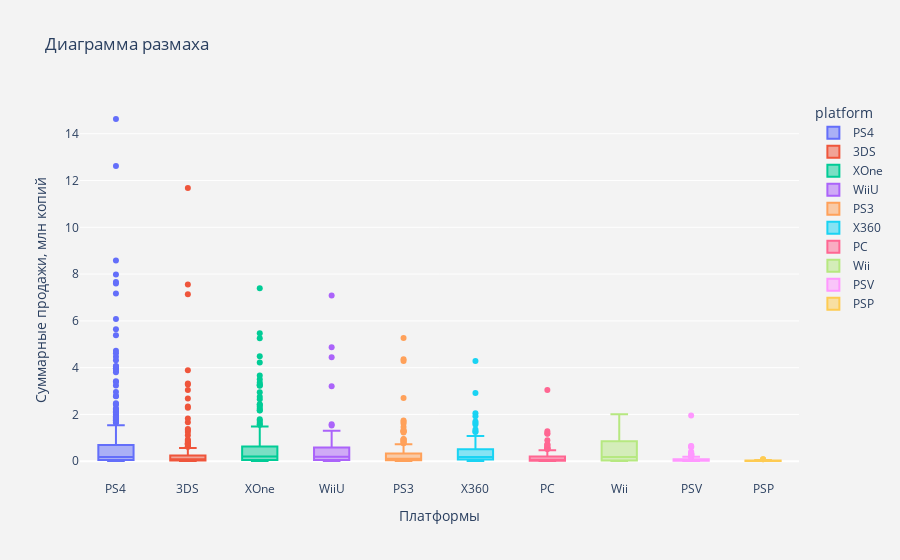

The notebook cell saved with this chart:
### Markdown cell above
Диаграммы размаха по двум наиболее популярным плтаформам демонстрируют примерно одинаковую описательную статистику: квартили, медиану (0.18 и 0.2) и предельные значения (1.54 и 1.49), т.е. в среднем продажи на платформах одинаковые. 

3DS и PC демонстрируют показатели ниже: 
   - медиана 0.09 и 0.06 (в 2-3 раза ниже);
   - верхняя граница в 0.57 и 0.47 (в 3 раза ниже). 

Вероятно это связанно с тем, что данная платформа 3DS популярна именно в конкретном регионе (данное предположение рассмотрим ниже при составлении портрета пользователя), а PC - всегда отстается на стабильном уровне.

Также можно отметить большое количество выбросов по каждой платформе. Они демонстрируют, на какой платформе больше наиболее продаваемых игр. Именно поэтому у PS4 рекордные продажи.

Рассмотрим продажи на других платформах.

### Code cell
# Построим диаграммы размаха по глобальным продажам игр в разбивке по платформам
fig = px.box(data_games, x='platform', y='total_sales', title='Диаграмма размаха', color='platform')

fig.update_layout(xaxis_title='Платформы',
                  yaxis_title='Суммарные продажи, млн копий',
                  paper_bgcolor='rgb(243, 243, 243)',
                  plot_bgcolor='rgb(243, 243, 243)'
                 )

fig.show()

### Figure 1 — Plotly figure (JSON) as saved in the notebook; plotly's stock layout.template omitted (floating-point values rounded to 4 significant figures; data arrays with more than 128 entries replaced by an {"elided": "..."} marker saying what was removed)
{"data": [{"alignmentgroup": "True", "hovertemplate": "platform=%{x}<br>total_sales=%{y}<extra></extra>", "legendgroup": "PS4", "marker": {"color": "#636efa"}, "name": "PS4", "notched": false, "offsetgroup": "PS4", "orientation": "v", "showlegend": true, "type": "box", "x": {"elided": "376 str values"}, "x0": " ", "xaxis": "x", "y": {"elided": "376 float values"}, "y0": " ", "yaxis": "y"}, {"alignmentgroup": "True", "hovertemplate": "platform=%{x}<br>total_sales=%{y}<extra></extra>", "legendgroup": "3DS", "marker": {"color": "#EF553B"}, "name": "3DS", "notched": false, "offsetgroup": "3DS", "orientation": "v", "showlegend": true, "type": "box", "x": {"elided": "212 str values"}, "x0": " ", "xaxis": "x", "y": {"elided": "212 float values"}, "y0": " ", "yaxis": "y"}, {"alignmentgroup": "True", "hovertemplate": "platform=%{x}<br>total_sales=%{y}<extra></extra>", "legendgroup": "XOne", "marker": {"color": "#00cc96"}, "name": "XOne", "notched": false, "offsetgroup": "XOne", "orientation": "v", "showlegend": true, "type": "box", "x": {"elided": "228 str values"}, "x0": " ", "xaxis": "x", "y": {"elided": "228 float values"}, "y0": " ", "yaxis": "y"}, {"alignmentgroup": "True", "hovertemplate": "platform=%{x}<br>total_sales=%{y}<extra></extra>", "legendgroup": "WiiU", "marker": {"color": "#ab63fa"}, "name": "WiiU", "notched": false, "offsetgroup": "WiiU", "orientation": "v", "showlegend": true, "type": "box", "x": ["WiiU", "WiiU", "WiiU", "WiiU", "WiiU", "WiiU", "WiiU", "WiiU", "WiiU", "WiiU", "WiiU", "WiiU", "WiiU", "WiiU", "WiiU", "WiiU", "WiiU", "WiiU", "WiiU", "WiiU", "WiiU", "WiiU", "WiiU", "WiiU", "WiiU", "WiiU", "WiiU", "WiiU", "WiiU", "WiiU", "WiiU", "WiiU", "WiiU", "WiiU", "WiiU", "WiiU", "WiiU", "WiiU", "WiiU", "WiiU", "WiiU", "WiiU", "WiiU", "WiiU", "WiiU", "WiiU", "WiiU", "WiiU", "WiiU", "WiiU", "WiiU", "WiiU", "WiiU", "WiiU", "WiiU", "WiiU", "WiiU", "WiiU", "WiiU", "WiiU", "WiiU", "WiiU", "WiiU", "WiiU", "WiiU", "WiiU", "WiiU", "WiiU", "WiiU", "WiiU", "WiiU", "WiiU", "WiiU"], "x0": " ", "xaxis": "x", "y": [7.09, 4.87, 4.44, 3.21, 1.58, 1.53, 1.3, 1.23, 1.19, 1.03, 1.01, 0.84, 0.76, 0.73, 0.7, 0.67, 0.65, 0.64, 0.57, 0.53, 0.52, 0.51, 0.48, 0.46, 0.46, 0.44, 0.42, 0.42, 0.38, 0.37, 0.34, 0.31, 0.27, 0.25, 0.24, 0.22, 0.19, 0.19, 0.15, 0.13, 0.12, 0.11, 0.11, 0.1, 0.09, 0.1, 0.09, 0.09, 0.08, 0.07, 0.06, 0.06, 0.06, 0.07, 0.05, 0.05, 0.05, 0.03, 0.03, 0.03, 0.03, 0.03, 0.02, 0.02, 0.02, 0.02, 0.01, 0.01, 0.01, 0.01, 0.01, 0.01, 0.01], "y0": " ", "yaxis": "y"}, {"alignmentgroup": "True", "hovertemplate": "platform=%{x}<br>total_sales=%{y}<extra></extra>", "legendgroup": "PS3", "marker": {"color": "#FFA15A"}, "name": "PS3", "notched": false, "offsetgroup": "PS3", "orientation": "v", "showlegend": true, "type": "box", "x": {"elided": "219 str values"}, "x0": " ", "xaxis": "x", "y": {"elided": "219 float values"}, "y0": " ", "yaxis": "y"}, {"alignmentgroup": "True", "hovertemplate": "platform=%{x}<br>total_sales=%{y}<extra></extra>", "legendgroup": "X360", "marker": {"color": "#19d3f3"}, "name": "X360", "notched": false, "offsetgroup": "X360", "orientation": "v", "showlegend": true, "type": "box", "x": ["X360", "X360", "X360", "X360", "X360", "X360", "X360", "X360", "X360", "X360", "X360", "X360", "X360", "X360", "X360", "X360", "X360", "X360", "X360", "X360", "X360", "X360", "X360", "X360", "X360", "X360", "X360", "X360", "X360", "X360", "X360", "X360", "X360", "X360", "X360", "X360", "X360", "X360", "X360", "X360", "X360", "X360", "X360", "X360", "X360", "X360", "X360", "X360", "X360", "X360", "X360", "X360", "X360", "X360", "X360", "X360", "X360", "X360", "X360", "X360", "X360", "X360", "X360", "X360", "X360", "X360", "X360", "X360", "X360", "X360", "X360", "X360", "X360", "X360", "X360", "X360", "X360", "X360", "X360", "X360", "X360", "X360", "X360", "X360", "X360", "X360", "X360", "X360", "X360", "X360", "X360", "X360", "X360", "X360", "X360", "X360", "X360", "X360", "X360", "X360", "X360", "X360", "X360", "X360", "X360", "X360", "X360", "X360", "X360", "X360", "X360"], "x0": " ", "xaxis": "x", "y": [4.28, 2.92, 2.05, 1.92, 1.7, 1.63, 1.57, 1.36, 1.27, 1.25, 1.08, 1.07, 1.01, 0.97, 0.94, 0.93, 0.9, 0.89, 0.89, 0.89, 0.87, 0.78, 0.74, 0.73, 0.64, 0.61, 0.53, 0.53, 0.48, 0.46, 0.45, 0.45, 0.45, 0.43, 0.43, 0.42, 0.39, 0.38, 0.38, 0.36, 0.35, 0.31, 0.32, 0.32, 0.31, 0.29, 0.27, 0.27, 0.23, 0.23, 0.23, 0.23, 0.22, 0.22, 0.2, 0.18, 0.18, 0.16, 0.17, 0.17, 0.16, 0.14, 0.14, 0.12, 0.12, 0.1, 0.1, 0.1, 0.1, 0.1, 0.09, 0.1, 0.09, 0.09, 0.08, 0.08, 0.08, 0.08, 0.09, 0.08, 0.07, 0.07, 0.08, 0.06, 0.07, 0.06, 0.07, 0.06, 0.07, 0.05, 0.05, 0.05, 0.05, 0.04, 0.04, 0.04, 0.04, 0.04, 0.03, 0.03, 0.03, 0.02, 0.03, 0.02, 0.02, 0.02, 0.02, 0.02, 0.02, 0.01, 0.01], "y0": " ", "yaxis": "y"}, {"alignmentgroup": "True", "hovertemplate": "platform=%{x}<br>total_sales=%{y}<extra></extra>", "legendgroup": "PC", "marker": {"color": "#FF6692"}, "name": "PC", "notched": false, "offsetgroup": "PC", "orientation": "v", "showlegend": true, "type": "box", "x": {"elided": "151 str values"}, "x0": " ", "xaxis": "x", "y": {"elided": "151 float values"}, "y0": " ", "yaxis": "y"}, {"alignmentgroup": "True", "hovertemplate": "platform=%{x}<br>total_sales=%{y}<extra></extra>", "legendgroup": "Wii", "marker": {"color": "#B6E880"}, "name": "Wii", "notched": false, "offsetgroup": "Wii", "orientation": "v", "showlegend": true, "type": "box", "x": ["Wii", "Wii", "Wii", "Wii", "Wii", "Wii", "Wii", "Wii", "Wii", "Wii", "Wii"], "x0": " ", "xaxis": "x", "y": [2.01, 0.95, 0.95, 0.56, 0.18, 0.18, 0.15, 0.04, 0.03, 0.01, 0.01], "y0": " ", "yaxis": "y"}, {"alignmentgroup": "True", "hovertemplate": "platform=%{x}<br>total_sales=%{y}<extra></extra>", "legendgroup": "PSV", "marker": {"color": "#FF97FF"}, "name": "PSV", "notched": false, "offsetgroup": "PSV", "orientation": "v", "showlegend": true, "type": "box", "x": {"elided": "295 str values"}, "x0": " ", "xaxis": "x", "y": {"elided": "295 float values"}, "y0": " ", "yaxis": "y"}, {"alignmentgroup": "True", "hovertemplate": "platform=%{x}<br>total_sales=%{y}<extra></extra>", "legendgroup": "PSP", "marker": {"color": "#FECB52"}, "name": "PSP", "notched": false, "offsetgroup": "PSP", "orientation": "v", "showlegend": true, "type": "box", "x": ["PSP", "PSP", "PSP", "PSP", "PSP", "PSP", "PSP", "PSP", "PSP", "PSP", "PSP", "PSP", "PSP"], "x0": " ", "xaxis": "x", "y": [0.09, 0.08, 0.05, 0.02, 0.02, 0.02, 0.02, 0.01, 0.01, 0.01, 0.01, 0.01, 0.01], "y0": " ", "yaxis": "y"}], "layout": {"boxmode": "overlay", "legend": {"title": {"text": "platform"}, "tracegroupgap": 0}, "paper_bgcolor": "rgb(243, 243, 243)", "plot_bgcolor": "rgb(243, 243, 243)", "title": {"text": "Диаграмма размаха"}, "xaxis": {"anchor": "y", "categoryarray": ["PS4", "3DS", "XOne", "WiiU", "PS3", "X360", "PC", "Wii", "PSV", "PSP"], "categoryorder": "array", "domain": [0, 1], "title": {"text": "Платформы"}}, "yaxis": {"anchor": "x", "domain": [0, 1], "title": {"text": "Суммарные продажи, млн копий"}}}}
